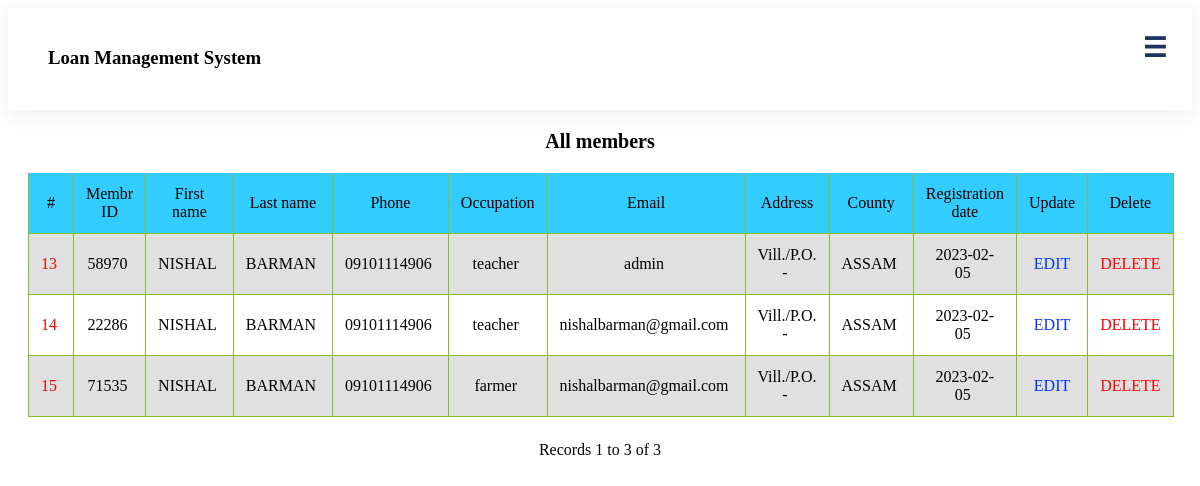
/admin/displaymember.php, run on an earlier commit of the app's database.
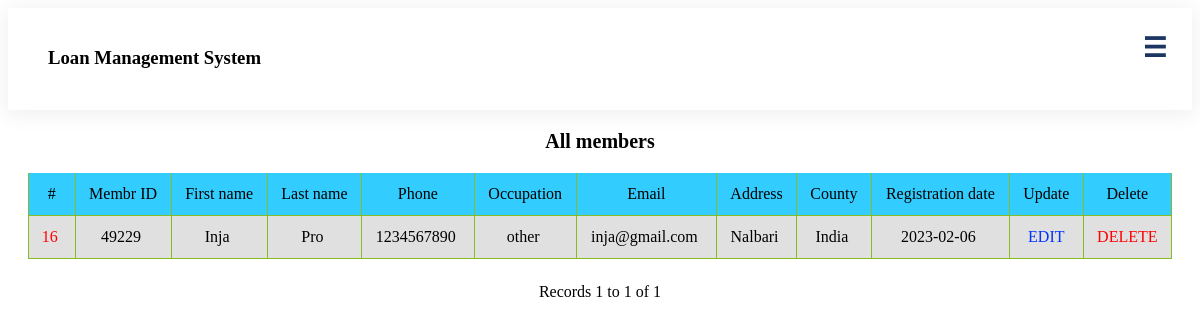
And on a later commit of the database.
### tables this page shows
CREATE TABLE `member` (
  `id` int(5) NOT NULL,
  `memberId` int(8) NOT NULL,
  `fName` varchar(15) NOT NULL,
  `lName` varchar(15) NOT NULL,
  `gender` varchar(6) NOT NULL,
  `phone` varchar(13) NOT NULL,
  `occupation` varchar(20) NOT NULL,
  `email` varchar(30) NOT NULL,
  `password` varchar(15) NOT NULL,
  `address` varchar(12) NOT NULL,
  `county` varchar(20) NOT NULL,
  `district` varchar(20) NOT NULL,
  `location` varchar(20) NOT NULL,
  `photo` varchar(200) NOT NULL,
  `dob` date NOT NULL,
  `regDate` date NOT NULL
);

### admin/displaymember.php (the view, shortened to what this page needs)
<?php require_once('../Connections/mlms.php'); ?>
<?php
$maxRows_dispmember = 10;
$pageNum_dispmember = 0;
$startRow_dispmember = $pageNum_dispmember * $maxRows_dispmember;
mysqli_select_db($mlms, $database_mlms);
$query_dispmember = "SELECT id, memberId, fName, lName, phone, occupation, email, address, county, regDate FROM member";
$query_limit_dispmember = sprintf("%s LIMIT %d, %d", $query_dispmember, $startRow_dispmember, $maxRows_dispmember);
$dispmember = mysqli_query($mlms, $query_limit_dispmember) or die(mysql_error());
$row_dispmember = mysqli_fetch_assoc($dispmember);
if (isset($_GET['totalRows_dispmember'])) {
    $totalRows_dispmember = $_GET['totalRows_dispmember'];
} else {
    $all_dispmember = mysqli_query($mlms, $query_dispmember);
    $totalRows_dispmember = mysqli_num_rows($all_dispmember);
}
?>
<html>
<head>
    <link rel="stylesheet" type="text/css" href="../Assets/css/style.css">
</head>
<body>
    <?php include '../header/admin.php'; ?>
    <center>
        <div class="main">
            <div class="container">
                <h3 class="llTl">All members</h3>
                <table border="0" align="center">
                    <table align="center" id="id01" class="responsive-table">
                        <tr bgcolor="#33CCFF">
                            <td>#</td>
                            <td>Membr ID</td>
                            <td>First name</td>
                            <td>Last name</td>
                            <td>Phone</td>
                            <td>Occupation</td>
                            <td>Email</td>
                            <td>Address</td>
                            <td>County</td>
                            <td>Registration date</td>
                            <td>Update</td>
                            <td>Delete</td>
                        </tr>
                        <?php
                        do { ?>
                            <tr>
                                <td><a href="managemember.php?recordID=<?php echo $row_dispmember['id']; ?>">
                                        <?php echo $row_dispmember['id']; ?>&nbsp; </a></td>
                                <td>
                                    <?php echo $row_dispmember['memberId']; ?>&nbsp;
                                </td>
                                <td>
                                    <?php echo $row_dispmember['fName']; ?>&nbsp;
                                </td>
                                <td>
                                    <?php echo $row_dispmember['lName']; ?>&nbsp;
                                </td>
                                <td>
                                    <?php echo $row_dispmember['phone']; ?>&nbsp;
                                </td>
                                <td>
                                    <?php echo $row_dispmember['occupation']; ?>&nbsp;
                                </td>
                                <td>
                                    <?php echo $row_dispmember['email']; ?>&nbsp;
                                </td>
                                <td>
                                    <?php echo $row_dispmember['address']; ?>&nbsp;
                                </td>
                                <td>
                                    <?php echo $row_dispmember['county']; ?>&nbsp;
                                </td>
                                <td>
                                    <?php echo $row_dispmember['regDate']; ?>&nbsp;
                                </td>
                                <td><a href="updatemember.php?memberId=<?php echo $row_dispmember['memberId']; ?>"
                                        style="text-decoration:none">
                                        <font color="#0033FF">EDIT</font>
                                    </a></td>
                                <td><a href="deletemember.php?memberId=<?php echo $row_dispmember['memberId']; ?>"
                                        style="text-decoration:none">
                                        <font color="#FF0000">DELETE</font>
                                    </a></td>
                            </tr>
                        <?php } while ($row_dispmember = mysqli_fetch_assoc($dispmember)); ?>
                    </table>
                    Records
                    <?php echo ($startRow_dispmember + 1) ?> to
                    <?php echo min($startRow_dispmember + $maxRows_dispmember, $totalRows_dispmember) ?> of
                    <?php echo $totalRows_dispmember ?>
                    <br />
                    <table border="0">
                        <tr>
                            <td>
                            </td>
                            <td>
                            </td>
                            <td>
                            </td>
                            <td>
                            </td>
                        </tr>
                    </table>
            </div>
        </div>
    </center>
</body>
</html>

### header/admin.php (shortened to what this page needs)
<link rel="stylesheet" href="https://cdnjs.cloudflare.com/ajax/libs/font-awesome/6.0.0-beta3/css/all.min.css" />
<header>
    <div class="head_container">
        <div class="logo">
            <h3>Loan Management System</h3>
        </div>
        <div class="menu" id="myTopnav">
            <ul>
                <a href="javascript:void(0);" style="font-size:15px;" class="icon" onclick="openNav()">&#9776;</a>
            </ul>
        </div>
    </div>
</header>

### Assets/css/style.css (style rules this page uses)
.main { padding-left: 20px; padding-right: 20px; }
.llTl { font-size: 20px; font-weight: bold; text-align: center; }
a { text-decoration: none; color: red; }
.main { display: block; }
body { position: relative; }
tr { text-align: center; vertical-align: middle; }
.responsive-table { width: 100%; margin-bottom: 1.5em; border-spacing: 0; }
@media (min-width: 48em) { .responsive-table { font-size: 0.9em; } }
@media (min-width: 62em) { .responsive-table { font-size: 1em; } }
.responsive-table tbody, .responsive-table tr, .responsive-table th, .responsive-table td { display: block; padding: 0; text-align: left; white-space: normal; }
@media (min-width: 48em) { .responsive-table tr { display: table-row; } }
.responsive-table th, .responsive-table td { padding: 0.5em; vertical-align: middle; }
@media (min-width: 30em) { .responsive-table th, .responsive-table td { padding: 0.75em 0.5em; } }
@media (min-width: 48em) { .responsive-table th, .responsive-table td { display: table-cell; padding: 0.5em; } }
@media (min-width: 62em) { .responsive-table th, .responsive-table td { padding: 0.75em 0.5em; } }
@media (min-width: 75em) { .responsive-table th, .responsive-table td { padding: 0.75em; } }
.responsive-table tbody tr { margin-bottom: 1em; }
@media (min-width: 48em) { .responsive-table tbody tr { display: table-row; border-width: 1px; } }
.responsive-table tbody tr:last-of-type { margin-bottom: 0; }
@media (min-width: 48em) { .responsive-table tbody tr:nth-of-type(even) { background-color: rgba(0, 0, 0, 0.12); } }
.responsive-table tbody td { text-align: right; }
@media (min-width: 48em) { .responsive-table tbody td { border-left: 1px solid #86bc25; border-bottom: 1px solid #86bc25; text-align: center; } }
@media (min-width: 48em) { .responsive-table tbody td:last-of-type { border-right: 1px solid #86bc25; } }

### header/admin.php (style rules this page uses)
body { font-family: Raleway; }
header { border: black; border-width: 2px; box-shadow: 0px 3px 20px 3px rgba(0, 0, 0, 0.06); }
.head_container { padding: 20px; overflow: hidden; }
.logo { float: left; margin-left: 20px; }
.menu { margin-top: 5px; float: right; }
.menu ul { list-style-type: none; margin-right: -10px; }
.menu a { text-decoration: none; font-weight: 500; color: #1c3664; padding: 10px; padding-left: 15px; padding-right: 15px; }
.icon { display: none; }
.menu { margin: 0; }
.icon { font-weight: 900 !important; font-size: 27px !important; padding: 0; margin: 0; margin-top: -22px; display: flex; }

What changed in the data, as far as the page shows it:
removed member: id "13", memberId "58970", fName "NISHAL", lName "BARMAN", phone "09101114906", occupation "teacher", email "admin", address "Vill./P.O. -", county "ASSAM", regDate "2023-02-05"
removed member: id "14", memberId "22286", fName "NISHAL", lName "BARMAN", phone "09101114906", occupation "teacher", email "nishalbarman@gmail.com", address "Vill./P.O. -", county "ASSAM", regDate "2023-02-05"
removed member: id "15", memberId "71535", fName "NISHAL", lName "BARMAN", phone "09101114906", occupation "farmer", email "nishalbarman@gmail.com", address "Vill./P.O. -", county "ASSAM", regDate "2023-02-05"
added member: id "16", memberId "49229", fName "Inja", lName "Pro", phone "1234567890", occupation "other", email "inja@gmail.com", address "Nalbari", county "India", regDate "2023-02-06"
Also different on the page:
min($startRow_dispmember + $maxRows_dispmember, $totalRows_dispmember): "3" → "1"
$totalRows_dispmember: "3" → "1"
